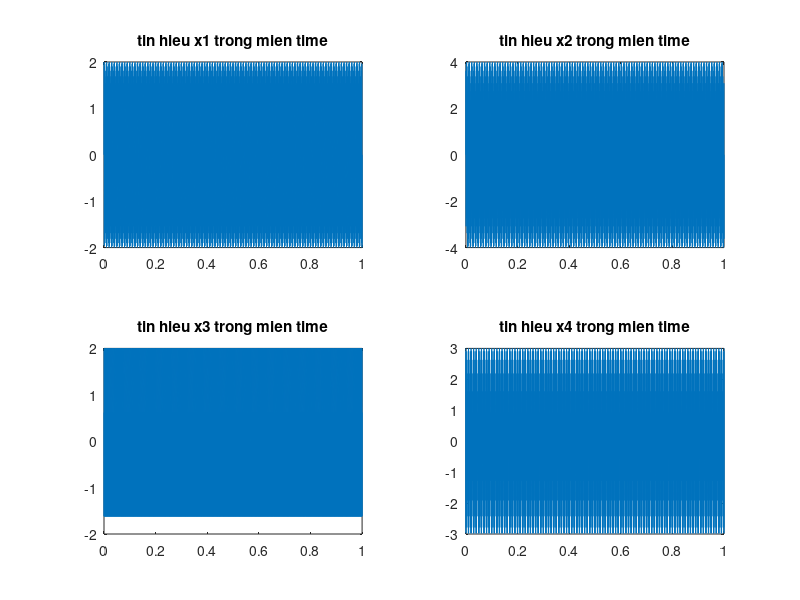
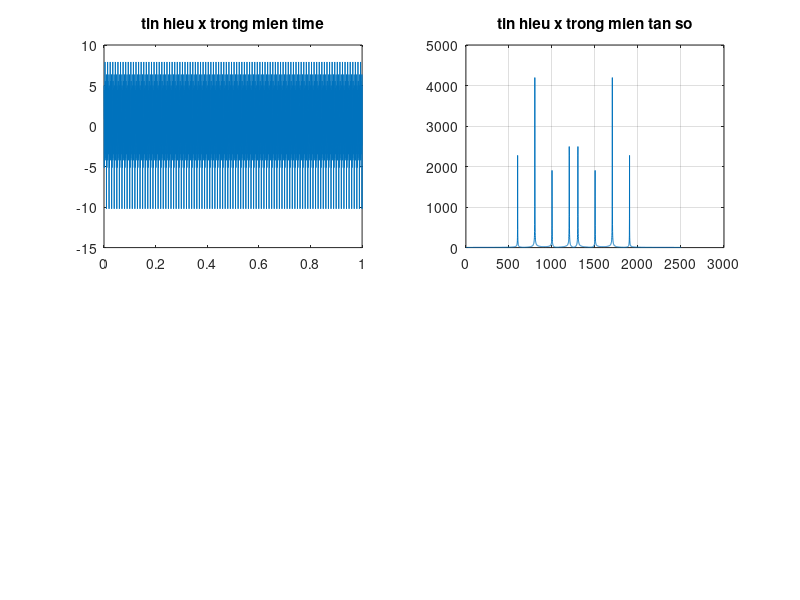

Recreate these plots in MATLAB, in order. (Note: this script raises an error after producing the figures.)
f1=600;
f2=800;
f3=1000;
f4=1200;
Fs=2500;
T=1/Fs;
t=0:T:1;
x1=2*sin(2*pi*f1*t);
x2=4*sin(2*pi*f2*t);
x3=2*cos(2*pi*f3*t);
x4=3*cos(2*pi*f4*t);
x=x1+x2+x3+x4;

figure (1);
subplot(221); plot(t,x1); title('tin hieu x1 trong mien time')
subplot(222); plot(t,x2); title('tin hieu x2 trong mien time')
subplot(223); plot(t,x3); title('tin hieu x3 trong mien time')
subplot(224); plot(t,x4); title('tin hieu x4 trong mien time')

figure(2);
subplot(221); plot(t,x); title('tin hieu x trong mien time')
x_fft=fft(x);
subplot(222); plot(abs(x_fft)); grid on;
title('tin hieu x trong mien tan so')

figure (3);
fc1=900; fc2=1100
w_ham=hamming(80); 
wn1=2*fc1*pi/Fs
wn2=2*fc2*pi/Fs;
hd=thongthap(wn2,80) - thongthap(wn1,80);
h=hd.*w_ham';
w=0:2*pi/551:pi; h2=freqz(h,1,w);
subplot(311);plot(w/pi,(20.*log10(abs(h2))));
title('Dap ung tan so cua bo loc H1'); grid on
y=filter(h,1,x); 
y_fft=fft(y);subplot(312);plot(abs(y_fft));
title('tin hieu sau loc y trong mien tan so');
subplot(313); plot(t,x); title('tin hieu trong mien thoi gian')